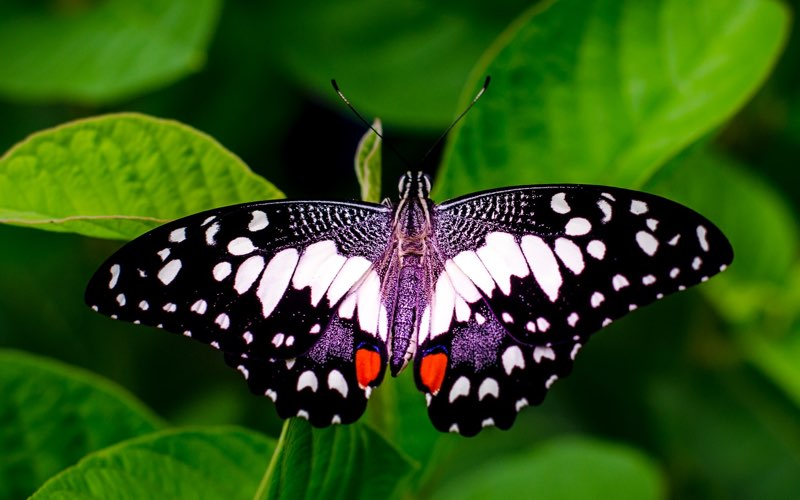
#> input picture butterfly.jpg, 800 x 500 px
$ jupyter execute imgii.ipynb
#> lines starting #> are read from the running program, lines starting #| are printed output that depends on the picture
[cell 1]
import cv2
import numpy as np
import matplotlib.pyplot as plt

image=cv2.imread('butterfly.jpg')
#> image is the input picture: shape (500, 800, 3); mean B, G, R 23.1, 83.7, 48.4
image=cv2.cvtColor(image,cv2.COLOR_BGR2RGB)

[cell 2]
resized = cv2.resize(image, (200,200))
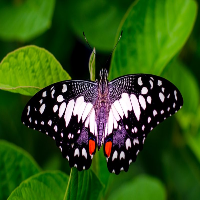
#> resized: shape (200, 200, 3); mean R, G, B 48.4, 83.6, 23.1
#TRANSLATION
#Parameters : input image ,M:tranformation matrix .dsize: size of output image
M = np.float32([[1,0,50],[0,1,30]])
translated = cv2.warpAffine(image,M,(image.shape[1], image.shape[0])) # 1 is width 0 is height and 2 is dimension
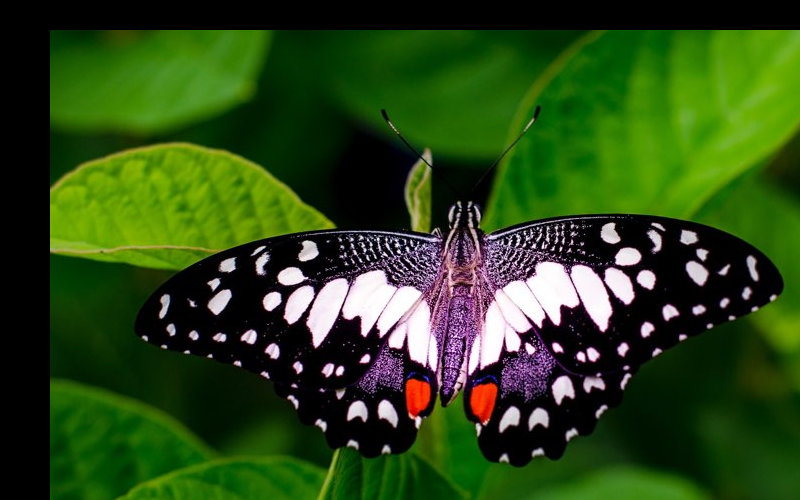
#> translated: shape (500, 800, 3); mean R, G, B 44, 72.6, 22.7

[cell 3]
#ROTATION
#cv2.getRotationMatrix2D(center,angle,scale) angle-A possitive value means counter clockwise rotation
(h,w)= image.shape[:2]
#> h = 500; w = 800
center = (w//2,h//2)
#> center = (400, 250)
M= cv2.getRotationMatrix2D(center,-45,1.0)
rotated = cv2.warpAffine(image,M,(w,h))
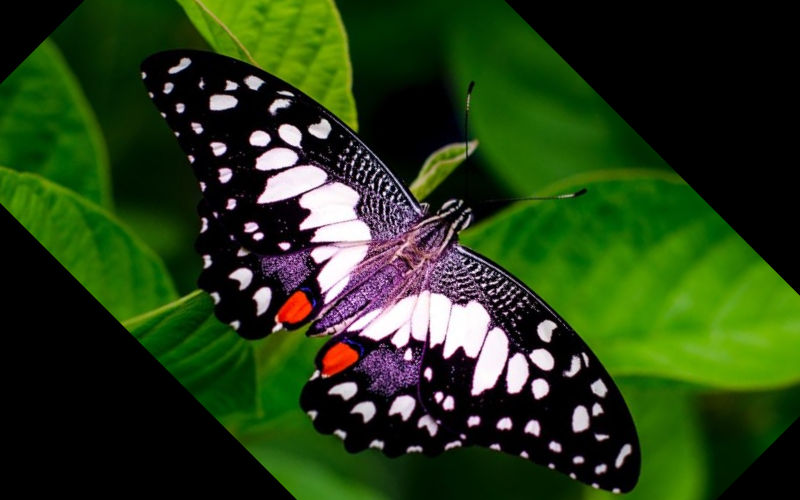
#> rotated: shape (500, 800, 3); mean R, G, B 37.9, 61.1, 21.8
plt.figure(figsize=(15,12))

scaled=cv2.resize(image,None,fx=2,fy=2,interpolation=cv2.INTER_CUBIC)

cropped=image[100:400,200:500]
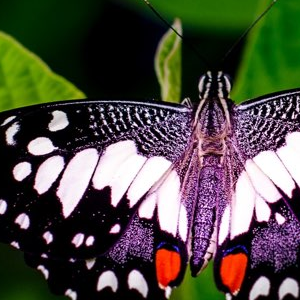
#> cropped: shape (300, 300, 3); mean R, G, B 79.8, 77.2, 67.2

fipped=cv2.flip(image,0)
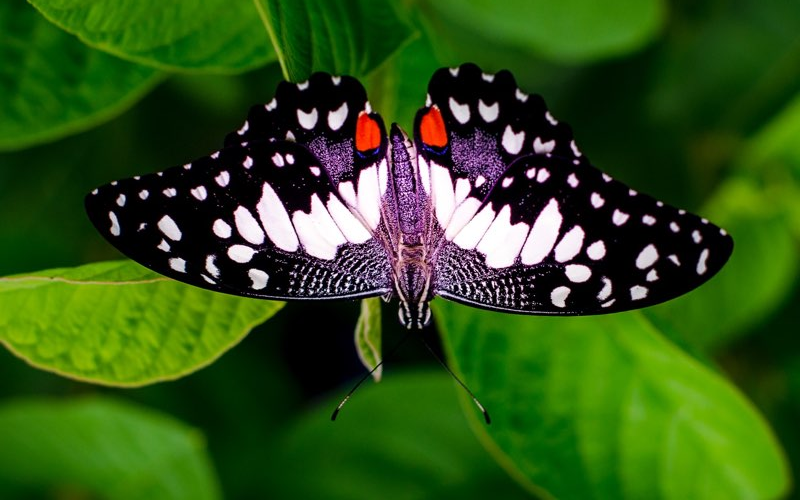
#> fipped: shape (500, 800, 3); mean R, G, B 48.4, 83.7, 23.1

pts1=np.float32([[50,50],[200,50],[50,200]])
pts2=np.float32([[10,100],[200,50],[100,250]])
M=cv2.getAffineTransform(pts1,pts2)
affine=cv2.warpAffine(image,M,(w,h))
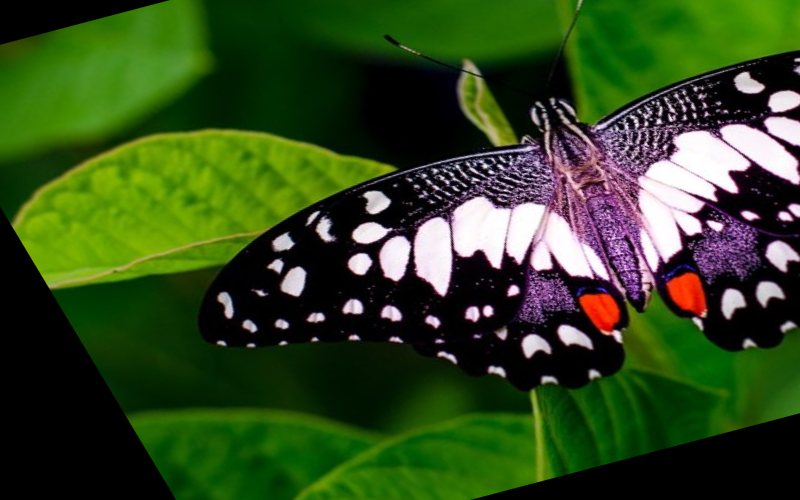
#> affine: shape (500, 800, 3); mean R, G, B 50, 74, 29.7

plts1=np.float32([[56,65],[368,52],[28,387],[389,390]])
plts2=np.float32([[0,0],[300,0],[0,300],[300,300]])
M=cv2.getPerspectiveTransform(plts1,plts2)
perspective=cv2.warpPerspective(image,M,(300,300))
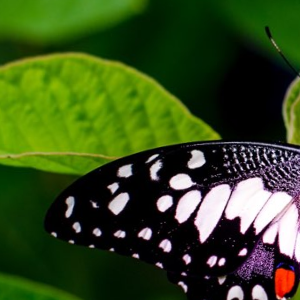
#> perspective: shape (300, 300, 3); mean R, G, B 55.7, 77.3, 29

plt.subplot(3,4,1)
plt.imshow(resized)
plt.title('Resized Image')
plt.subplot(3,4,2)
plt.imshow(translated)
plt.title('Translated Image')
plt.subplot(3,4,3)
plt.imshow(rotated)
plt.title('Rotated Image')
plt.subplot(3,4,4)
plt.imshow(scaled)
plt.title('Scaled Image')
plt.subplot(3,4,5)
plt.imshow(cropped)
plt.title('Cropped Image')
plt.subplot(3,4,6)
plt.imshow(fipped)
plt.title('Flipped Image')
plt.subplot(3,4,7)
plt.imshow(affine)
plt.title('Affine Transformation')
plt.subplot(3,4,8)
plt.imshow(perspective)
plt.title('Perspective Transformation')
plt.show()
plt.figure(figsize=(15,12))
plt.imshow(image)
plt.title('Original Image')
plt.show()

[cell 4]
negative=255 - image
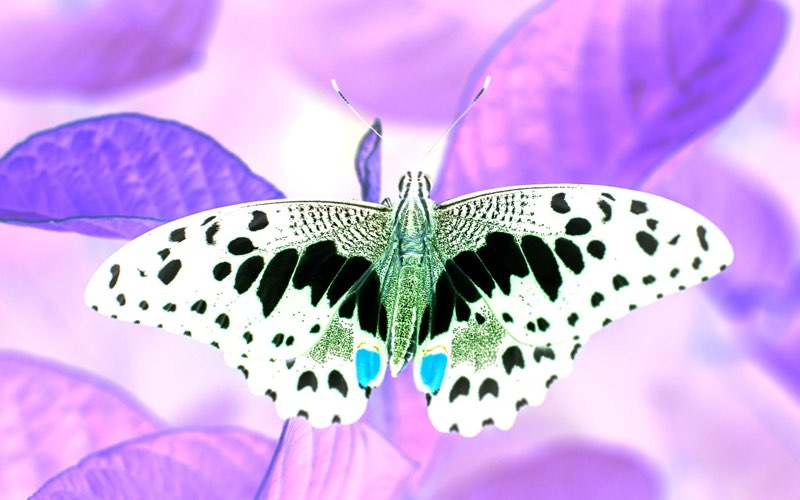
#> negative: shape (500, 800, 3); mean R, G, B 206.6, 171.3, 231.9
plt.subplot(4,4,10)
plt.imshow(negative)

negative

$ run again, with cat.jpg copied over butterfly.jpg
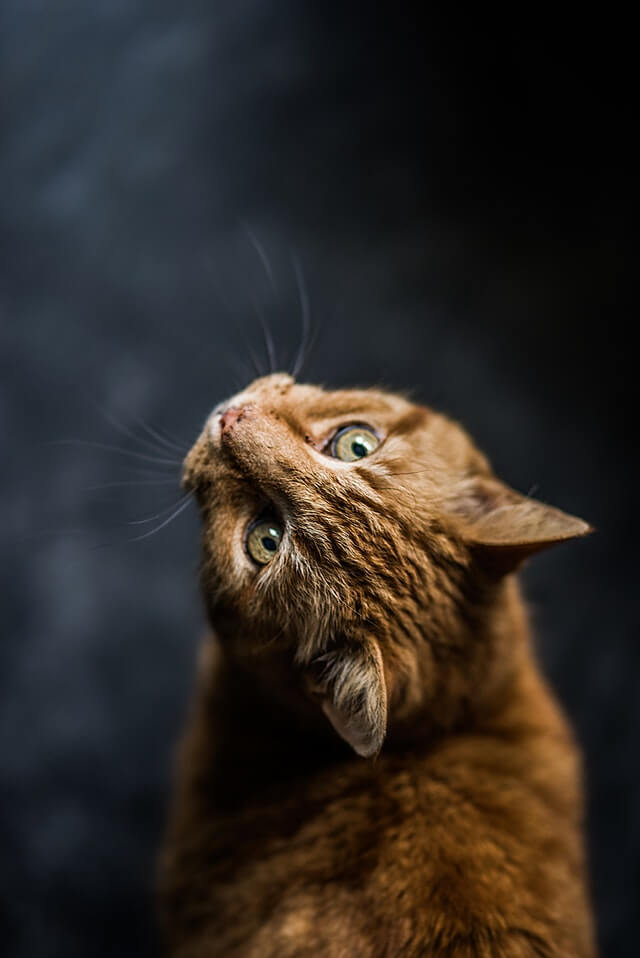
#> input picture cat.jpg, 640 x 958 px
#> image is the input picture: shape (958, 640, 3); mean B, G, R 37.3, 41.5, 47.3
#> `perspective=cv2.warpPerspective(image,M,(300,300))`:
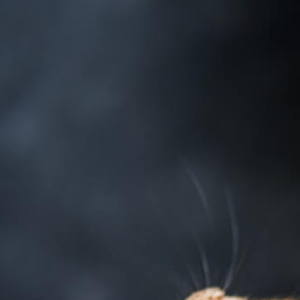
#> perspective: shape (300, 300, 3); mean R, G, B 40.9, 47.9, 56.8
#> `negative=255 - image`:
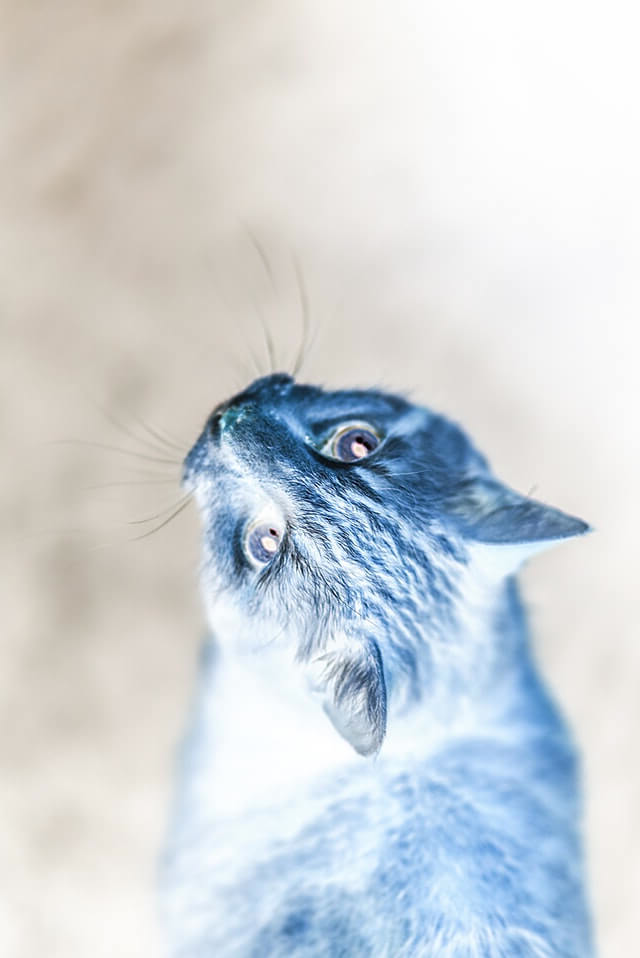
#> negative: shape (958, 640, 3); mean R, G, B 207.7, 213.5, 217.7
